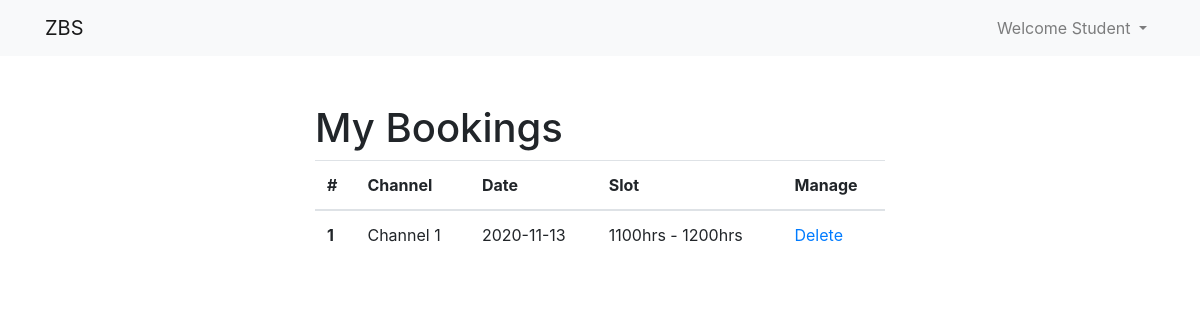
/bookings (signed in), run on the app's committed database.
### app.py (models this page shows, shortened)
class User(db.Model, UserMixin):
    id = db.Column(db.Integer,primary_key=True)
    name = db.Column(db.String(64))
    username = db.Column(db.String(64),unique=True)
    hashed_pass =db.Column(db.String(128))
    type = db.Column(db.Integer())
    bookings = db.relationship('Booking',cascade='all,delete', backref='user',lazy='dynamic')
    last_logged_in = db.Column(db.DateTime)
    last_logged_out = db.Column(db.DateTime)

class Booking(db.Model):
    id = db.Column(db.Integer, primary_key=True)
    channel_id = db.Column(db.Integer,db.ForeignKey('channel.id'))
    slot_id = db.Column(db.Integer,db.ForeignKey('slot.id'))
    user_id = db.Column(db.Integer,db.ForeignKey('user.id'))
    date = db.Column(db.Date)

class Channel(db.Model):
    id = db.Column(db.Integer,primary_key=True)
    name = db.Column(db.String(50))
    capacity = db.Column(db.Integer)
    start_date = db.Column(db.Date)
    slots = db.relationship('Slot', backref='channel')
    bookings = db.relationship('Booking', backref='channel')

class Slot(db.Model):
    id = db.Column(db.Integer,primary_key=True)
    start_time = db.Column(db.String(4))
    end_time = db.Column(db.String(4))
    channel_id = db.Column(db.Integer,db.ForeignKey('channel.id'))
    bookings = db.relationship('Booking', backref='slot')
    def __repr__(self):
        return f"{self.start_time}hrs - {self.end_time}hrs"

### app.py (the view)
@app.route('/bookings')
@login_required
def bookings():
    user_id = current_user.id
    all_bookings = Booking.query.filter_by(user_id=user_id).all()
    return render_template('bookings.html', all_bookings=all_bookings)

### app.py (called while the page is built)
@login_manager.user_loader
def load_user(user_id):
    return User.query.get(user_id)

### templates/bookings.html (shortened to what this page needs)
{% extends 'base.html' %}
{% block body %}
<div class="container w-50 mt-5">
  <h1>My Bookings</h1>
  <table class="table table-hover">
    <thead>
      <tr>
        <th scope="col">#</th>
        <th scope="col">Channel</th>
        <th scope="col">Date</th>
        <th scope="col">Slot</th>
        <th scope="col">Manage</th>
      </tr>
    </thead>
    <tbody>
      {% for booking in all_bookings %}
      <tr>
        <th scope="row">{{ loop.index }}</th>
        <td>{{ booking.channel.name }}</td>
        <td>{{ booking.date }}</td>
        <td>{{ booking.slot}}</td>
        <td>
          <a href="{{ url_for('delete_booking',id=booking.id) }}">Delete</a>
        </td>
      </tr>
      {% endfor %}
    </tbody>
  </table>
    <br>
</div>
{% endblock %}

### templates/base.html (shortened to what this page needs)
<!DOCTYPE html>
<html lang="en">
<head>
    <link rel="stylesheet" href="{{ url_for('static',filename='css/main.css') }}">
    <link rel="stylesheet" href="https://cdn.jsdelivr.net/npm/bootstrap@4.5.3/dist/css/bootstrap.min.css">
</head>
<body>
    <nav class="navbar navbar-expand-lg navbar-light bg-light">
        <div class="container">
        <a class="navbar-brand" href="{{ url_for('index') }}">ZBS</a>
        <div class="collapse navbar-collapse" id="navbarNav">
          <ul class="navbar-nav">
            {% if current_user.is_authenticated %}
            <li class="nav-item dropdown">
              <a class="nav-link dropdown-toggle" href="#" id="navbarDropdown" role="button" data-toggle="dropdown" aria-haspopup="true" aria-expanded="false">
                Welcome {{ current_user.name | capitalize }}
              </a>
            </li>
            {% else %}
              <li class="nav-item">
                  <a class="nav-link" href="{{ url_for('login') }}">Login</a>
              </li>
            {% endif %}
          </ul>
      </div>
        </div>
    </nav>
    {% block body %}{% endblock %}
</body>
</html>

### data on the page
User: name "Student"
Booking: channel.name "Channel 1", date "2020-11-13", slot "1100hrs - 1200hrs"
